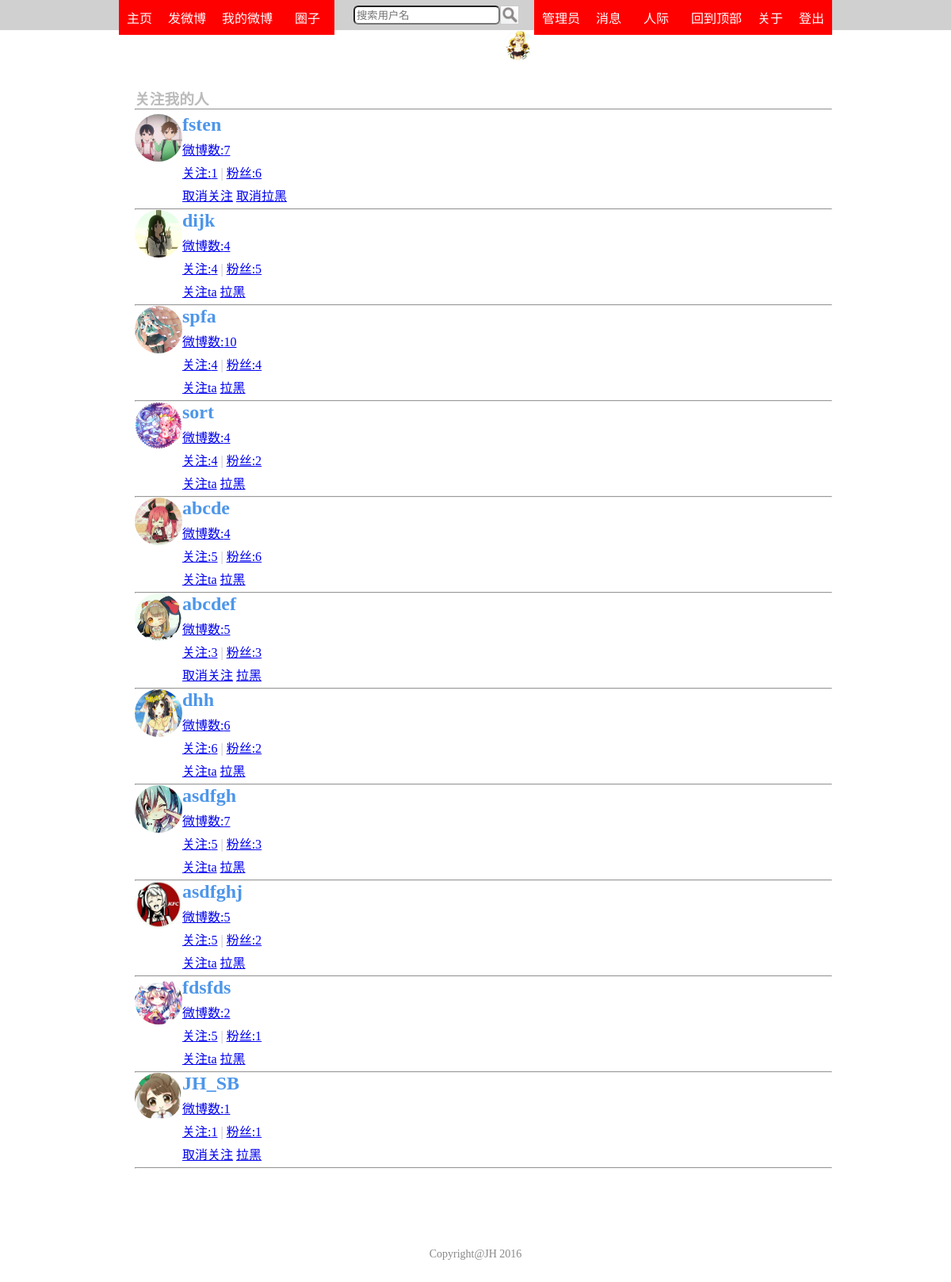
Page /user/ljhandlwt/concerned (signed in) on the committed database.
### app/models.py (models this page shows, shortened)
class User(db.Model):
	id=db.Column(db.Integer,primary_key=True)
	nickname=db.Column(db.String(80),unique=True)
	password=db.Column(db.String(120))
	email=db.Column(db.String(120),unique=True)
	information=db.Column(db.String(250))
	posts=db.relationship('Post',backref='author',lazy='dynamic')
	has_avatar=db.Column(db.Integer,default=0)
	create_time=db.Column(db.DateTime,default=datetime.now())
	messages=db.relationship('Message',backref='people',lazy='dynamic')
	concern=db.relationship('User',secondary=user_user_concern,primaryjoin=id==user_user_concern.c.user1_id,
	secondaryjoin=id==user_user_concern.c.user2_id,backref='concerned')
	blacklist=db.relationship('User',secondary=user_user_blacklist,primaryjoin=id==user_user_blacklist.c.user1_id,
	secondaryjoin=id==user_user_blacklist.c.user2_id,backref='blackedlist')
	is_authenticated=True
	is_active=True
	is_anonymous=False
	def avatar(self):
		if self.has_avatar:
			return '/static/avatar/'+self.nickname+'.jpg'
		else:
			return url_for('static',filename='favicon.ico')
	def has_concern(self,user):
		return self.concern.count(user)
	def has_black(self,user):
		return self.blacklist.count(user)
	def count_new_message(self):
		return Message.query.filter_by(user_id=self.id,has_showed=0).count()
	def is_admin(self):
		return Admin.query.filter_by(nickname=self.nickname).first() is not None

### app/views.py (the view)
@app.route('/user/<nickname>/concerned')
@login_required
def personal_concerned(nickname):
	user=get_user(nickname)
	if user is not None:
		return render_template('user_concerned.html',title=u'关注ta的人',this_user=user)
	else:
		abort(404)

### app/views.py (called while the page is built)
@lm.user_loader
def load_user(id):
	return User.query.get(int(id))

@app.before_request
def before_request():
	g.user=current_user

def get_user(nickname):
	return User.query.filter_by(nickname=nickname).first()

### app/templates/user_concerned.html
{%extends 'base.html'%}
{%block content%}
<div class='main_title'>
  <h3>关注{%if g.user.id==this_user.id%}我{%else%}{{this_user.nickname}}{%endif%}的人</h3>
  <hr>
</div>
<div class='user_card'>
  {%for user in this_user.concerned%}
	{%include 'user_card.html'%}
	<hr>
  {%endfor%}
</div>
{%endblock%}
{%block style%}
<link rel="stylesheet" type="text/css" href="{{url_for('static',filename='user_card.css')}}">
{%endblock%}

### app/templates/base.html (shortened to what this page needs)
<html>
<head>
<link rel="stylesheet" type="text/css" href="{{url_for('static',filename='style.css')}}">
<link rel="stylesheet" type="text/css" href="{{url_for('static',filename='header.css')}}">
{%block style%}
{%endblock%}
</head>
<body>
<div id="wrap">
<div class='header_base'></div>
<div id="header">
  <ul class='left'>
	<li><a href='/index' class='menu_link'>主页</a></li>
	{%if g.user and g.user.is_authenticated%}
	  <li><a href="/write" class='menu_link'>发微博</a></li>
	  <li><a href='/user/{{g.user.nickname}}/blog' class='menu_link'>我的微博</a></li>
	  <li style='width:68px'>
		<a href='/concern' class='menu_link'>圈子</a>
	  </li>
	  <li>
		<div class='search'>
	      <form action="{{url_for('search_user')}}" method="POST">
			<input type='text' name='search' placeholder='搜索用户名' required>
			<input type='image' src="{{url_for('static',filename='search.png')}}" alt='搜索'>
		  </form>
		</div>
	  </li>
	{%endif%}
  </ul>
  <ul class='right'>
    {%if g.user and g.user.is_authenticated%}
	  <li><a href='/logout' class='menu_link'>登出</a></li>
	  <li><a href='javascript:;' class='menu_link' onclick="about()">关于</a></li>
	  <li><a href='#' class='menu_link'>回到顶部</a></li>
	  <li style="width:68px">
	    <a href='javascript:;' class='menu_link'>人际</a>
	  </li>
	  <li style="position:relative">
	    <a href='/message' class='menu_link'>消息</a>
	  </li>
	  {%if g.user.is_admin()%}
	    <li><a href='/admin' class='menu_link'>管理员</a></li>
	  {%endif%}
	  <li style="position:relative">
	    <a href='/user'>
		  <img src="{{g.user.avatar()}}" class='small_avatar' alt='头像'>
		</a>
	  </li>
	{%endif%}
  </ul>
</div>
<div id="mainBody">
{%block content%}
{%endblock%}
</div>
</div>
<div id="footer">
Copyright@JH 2016
</div>
</body>
</html>

### app/templates/user_card.html
<div>
	<div>
	  <img src="{{user.avatar()}}" class='avatar user_card_avatar'>
	</div>
	<div class='user_card_right'>
	  <h2 class='user_card_nickname'>
		<a href="{{url_for('personal',nickname=user.nickname)}}">{{user.nickname}}</a>
	  </h2>
	  <p>
		<a href="{{url_for('personal_blog',nickname=user.nickname)}}">微博数:{{user.posts.count()}}</a>
	  </p>
	  <p>
		<a href="{{url_for('personal_concern',nickname=user.nickname)}}">关注:{{user.concern.__len__()}}</a>
		<span style='color:#BBB'>|</span>
		<a href="{{url_for('personal_concerned',nickname=user.nickname)}}">粉丝:{{user.concerned.__len__()}}</a>
	  </p>
	  <p>
		{%if g.user!=user%}
		  {%if g.user.has_concern(user)%}
			<a href="{{url_for('unconcern_ta',id=user.id)}}">取消关注</a>
		  {%else%}
			<a href="{{url_for('concern_ta',id=user.id)}}">关注ta</a>
		  {%endif%}
		  {%if g.user.has_black(user)%}
		    <a href="{{url_for('unblack_ta',id=user.id)}}">取消拉黑</a>
		  {%else%}
			<a href="{{url_for('black_ta',id=user.id)}}">拉黑</a>
		  {%endif%}
		{%endif%}
	  </p>
	</div>
</div>

### app/static/style.css (style rules this page uses)
* { margin:0; padding:0; }
#mainBody { margin:0 150px; }
.main_title { margin:40px 0 0 20px; color:#BBB; }
hr { clear:both; }
.avatar { width:60px; height:60px; border-radius:30px; }
.small_avatar { width:38px; height:38px; border-radius:19px; }
#footer { margin:100px 0 30px 0; font-size:14px; text-align:center; color:#888; }

### app/static/header.css (style rules this page uses)
#header { width:100%; position:fixed; top:0; left:0; }
div.header_base { height:70px; }
#header ul { list-style:none; }
#header li { text-align:center; }
#header ul.left { margin-left:150px; }
#header ul.left li { float:left; }
#header ul.right { margin-right:150px; }
#header ul.right li { float:right; }
#header a.menu_link { padding:10px; text-decoration:none; color:white; display:block; }
#header a.menu_link:link { background-color:red; }
.search form { height:38px; margin-left:24px; }
.search input { display:block; float:left; margin:7px 0; }
.search input[type='text'] { padding:2px; height:24px; border-radius:6px; }
.search input[type='image'] { height:22px; width:22px; border:1px solid #CCC; }

### app/static/user_card.css (style rules this page uses)
.user_card { margin:5 0 5 20px; }
.user_card_avatar { float:left; }
.user_card_nickname { margin:0 0 5px 0; }
.user_card_nickname a { text-decoration:none; color:#4D96E9; }
.user_card p { margin:5px 0; }
.user_card_right { overflow:hidden; }

### rows in the picture
User: user.avatar (picture)
User: avatar (picture), nickname "fsten", posts.count "7", concern.__len__ "1", concerned.__len__ "6"
User: avatar (picture), nickname "dijk", posts.count "4", concern.__len__ "4", concerned.__len__ "5"
User: avatar (picture), nickname "spfa", posts.count "10", concern.__len__ "4", concerned.__len__ "4"
User: avatar (picture), nickname "sort", posts.count "4", concern.__len__ "4", concerned.__len__ "2"
User: avatar (picture), nickname "abcde", posts.count "4", concern.__len__ "5", concerned.__len__ "6"
User: avatar (picture), nickname "abcdef", posts.count "5", concern.__len__ "3", concerned.__len__ "3"
User: shows a picture, nickname "dhh", posts.count "6", concern.__len__ "6", concerned.__len__ "2"
User: avatar (picture), nickname "asdfgh", posts.count "7", concern.__len__ "5", concerned.__len__ "3"
User: avatar (picture), nickname "asdfghj", posts.count "5", concern.__len__ "5", concerned.__len__ "2"
User: avatar (picture), nickname "fdsfds", posts.count "2", concern.__len__ "5", concerned.__len__ "1"
User: shows a picture, nickname "JH_SB", posts.count "1", concern.__len__ "1", concerned.__len__ "1"
